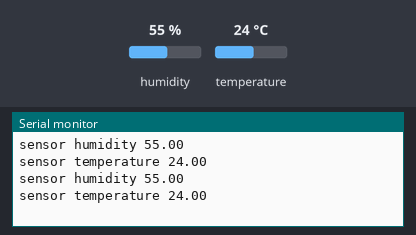
Bench run of a sketch on a simulated Arduino Uno, built with avr-gcc and run on an emulated ATmega328P. Parts: the last lines printed to the serial monitor. The test bench sets the inputs (shaded band); at power-on: humidity 55 %, temperature 24 °C.

Above: at 10.8 s.
10.9 s: humidity set to 22 %
At 16.6 s:
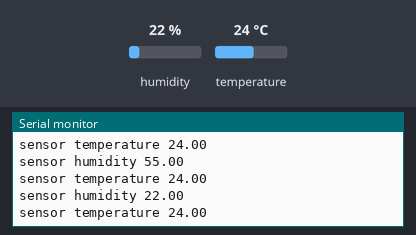
18.4 s: temperature set to 12 °C
At 21.3 s:
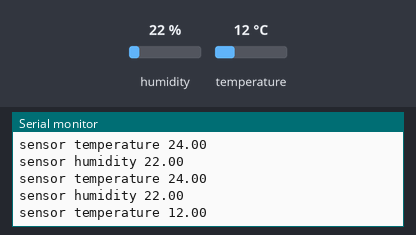
25.9 s: humidity set to 40 %
At 30.7 s:
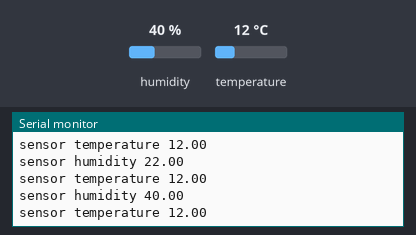
Timing chart, 0 to 32.2 s (numbered marks = the images above; inputs shaded):
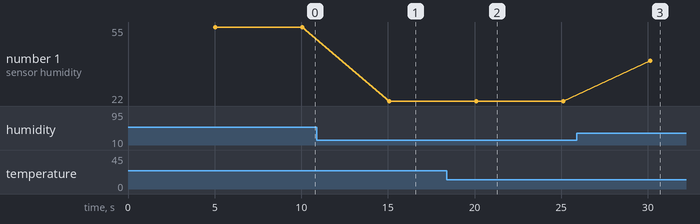

Measured:
- after the input at 10.9 s, the serial monitor: prints a new line after 4.2 s (image 1)
- after the input at 18.4 s, the serial monitor: prints a new line after 1.7 s (image 2)
- after the input at 25.9 s, the serial monitor: prints a new line after 4.2 s (image 3)
- plotted number 1: 55 → 22 after the input at 10.9 s, 22 → 40 after the input at 25.9 s

The sketch:

monitor-DHT11.ino
```cpp
#include "DHT.h"
#define DHTPIN 2
#define DHTTYPE DHT11

DHT dht(DHTPIN, DHTTYPE);

void setup() {
  // funcao de setup
  Serial.begin(9600);
  dht.begin();

  while (!Serial) {}
}

void loop() {
  // loop principal
  delay(5000);
  float humi = dht.readHumidity();
  float temp = dht.readTemperature();
  if (isnan(humi)) {
    Serial.println("error readding humidity");
  } else {
    Serial.print("sensor humidity ");
    Serial.println(humi);
  }
  if (isnan(temp)) {
    Serial.println("error reading temperature");
  } else {
    Serial.print("sensor temperature ");
    Serial.println(temp);
  }
}
```
